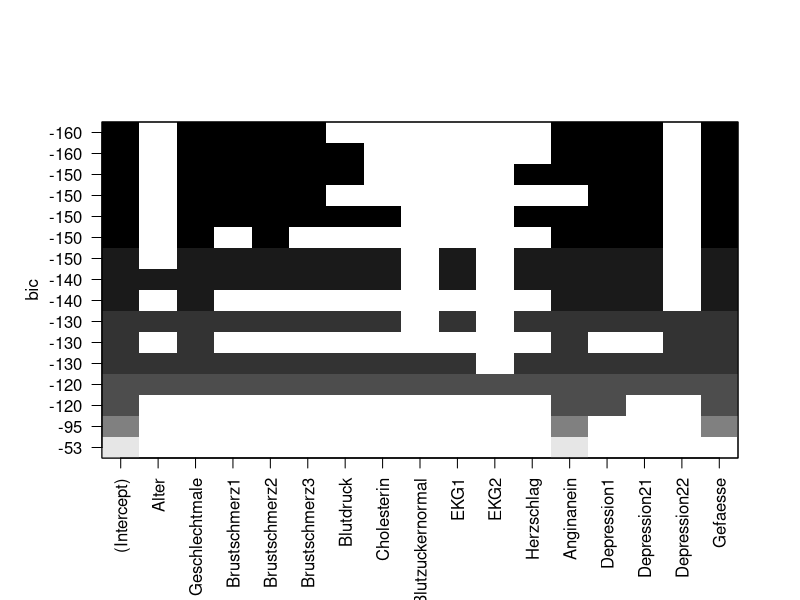
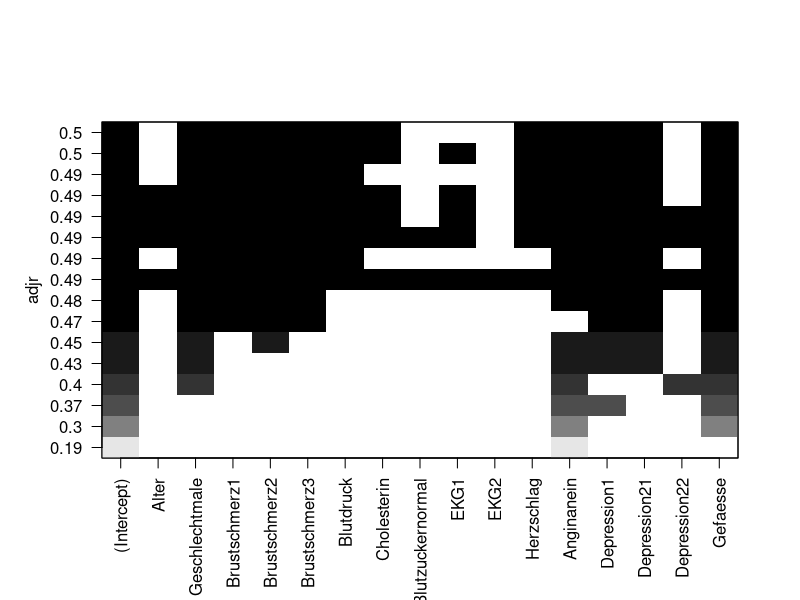
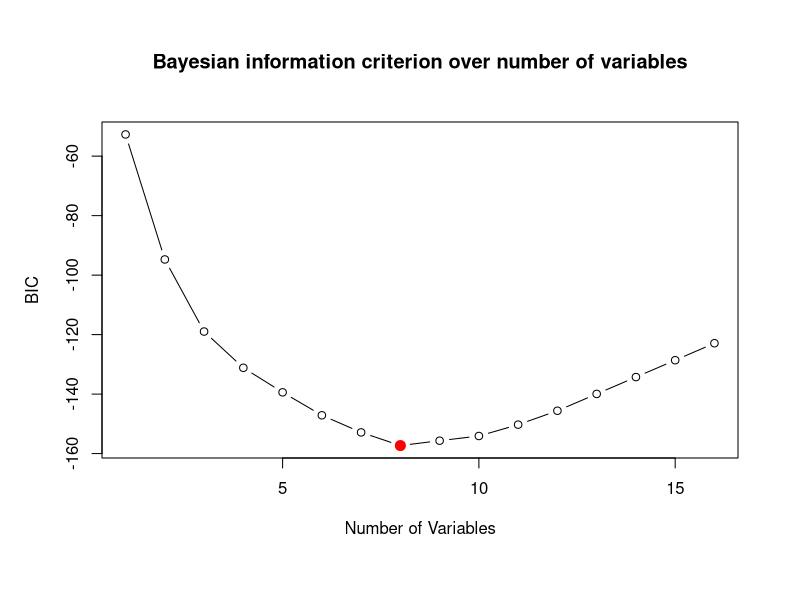
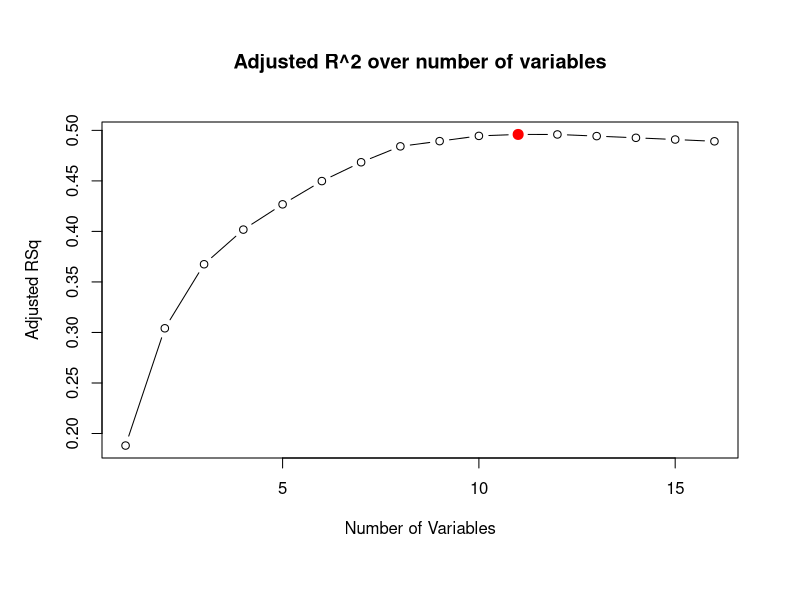

Write R code to recreate these figures, in order. (Note: this script raises an error after producing the figures.)
library(MASS)
library(dplyr)
library(leaps)

# Aufgabe 1
dat <- read.csv2("dat/heart.csv", sep=",") %>%
  mutate(Herzkrank = factor(ifelse(Herzkrank == 0, "gesund", "krank")),
         Geschlecht = factor(ifelse(Geschlecht == 0, "female", "male")),
         Brustschmerz = factor(Brustschmerz),
         Blutzucker = factor(ifelse(Blutzucker == 1, "erhoeht", "normal")),
         EKG = factor(EKG),
         Angina = factor(ifelse(Angina == 1, "ja", "nein")),
         Depression1 = as.numeric(Depression1),
         Depression2 = factor(Depression2)) %>%
  dplyr::select(-Thal)
str(dat)
regfit_full <- leaps::regsubsets(Herzkrank ~ ., 
                                 data = dat, 
                                 nvmax = 16)
results_bestsub <- summary(regfit_full)
results_bestsub$outmat
plot(regfit_full, scale = "bic")
plot(regfit_full, scale = "adjr")
which.max(results_bestsub$adjr2)
plot(results_bestsub$bic,
     main = "Bayesian information criterion over number of variables",
     xlab = "Number of Variables",
     ylab = "BIC",
     type = "b")
points(8, results_bestsub$bic[8], col="red", cex=2, pch=20)
plot(results_bestsub$adjr2,
     main = "Adjusted R^2 over number of variables",
     xlab = "Number of Variables",
     ylab = "Adjusted RSq",
     type = "b")
points(11, results_bestsub$adjr2[11], col="red", cex=2, pch=20)
results_bestsub$which[11,]
model_best_subset <- glm(Herzkrank ~ Geschlecht + Brustschmerz + 
                           Blutdruck + Cholesterin + Herzschlag +
                           Angina + Depression1 + Depression2 +
                           Gefaesse,
                         data = dat,
                         family = "binomial")
summary(model_best_subset)


# Aufgabe 2

# define null model 
model_null <- glm(Herzkrank ~ 1, data = dat, family = "binomial")

# perform forward selection
results_FWS <- stepAIC(
  model_null, 
  direction = "forward",
  scope = list(lower = ~ 1,
               upper = Herzkrank ~ Alter + Geschlecht + 
                 Brustschmerz + Blutdruck + Cholesterin + 
                 Blutzucker + EKG + Herzschlag + Angina + 
                 Depression1 + Depression2 + Gefaesse))

# view results
summary(results_FWS)


# define full model
model_full <- glm(Herzkrank ~ ., data = dat, family = "binomial")

# perform backward selection
results_BWS <- stepAIC(model_full, direction = "backward")

# view results
summary(results_BWS)


# perform stepwise selection
results_both <- stepAIC(model_full, direction = "both", trace = TRUE)

# view results
summary(results_both)

# generate final model including selected variables
model_final <- glm(Herzkrank ~ Geschlecht + Brustschmerz + 
                     Blutdruck + Cholesterin + Herzschlag +
                     Angina + Depression1 + Depression2 + Gefaesse,
                   data = dat,
                   family = "binomial")

# 5-fache Kreuzvalidierung des finalen Modells
set.seed(20042021)
glm_best <- caret::train(Herzkrank ~ Geschlecht + Brustschmerz + Blutdruck + 
                           Cholesterin + Herzschlag + Angina + Depression1 + 
                           Depression2 + Gefaesse, 
                         data = dat,
                         method = "glm",
                         trControl = trainControl(
                           classProbs=TRUE,
                           summaryFunction = twoClassSummary
                         ),
                         metric = "ROC")

roc_best <- pROC::roc(response = dat$Herzkrank=="krank", # observations
                      predictor = predict(glm_best$finalModel), # predictions
                      ci = TRUE,        # compute confidence interval
                      plot = TRUE,      # create ROC plot
                      print.auc = TRUE,
                      main = "ROC curve of the final logistic regression model")


# 5-fold cross-validation of the full model
glm_full <- caret::train(Herzkrank ~ ., data = dat,
                         method = "glm",
                         trControl = trainControl(
                           classProbs=TRUE,
                           summaryFunction = twoClassSummary
                         ),
                         metric = "ROC")

roc_full <- pROC::roc(response = dat$Herzkrank=="krank", # observations
                      predictor = predict(glm_full$finalModel), # predictions
                      ci = TRUE,
                      plot = TRUE,
                      add = TRUE,       # add ROC curve to existing plot
                      col = "darkgreen",
                      print.auc.adj=c(0,5), # adjust position of AUC
                      print.auc = TRUE,
                      main = "ROC curve of the final(black) and full (green) model")
